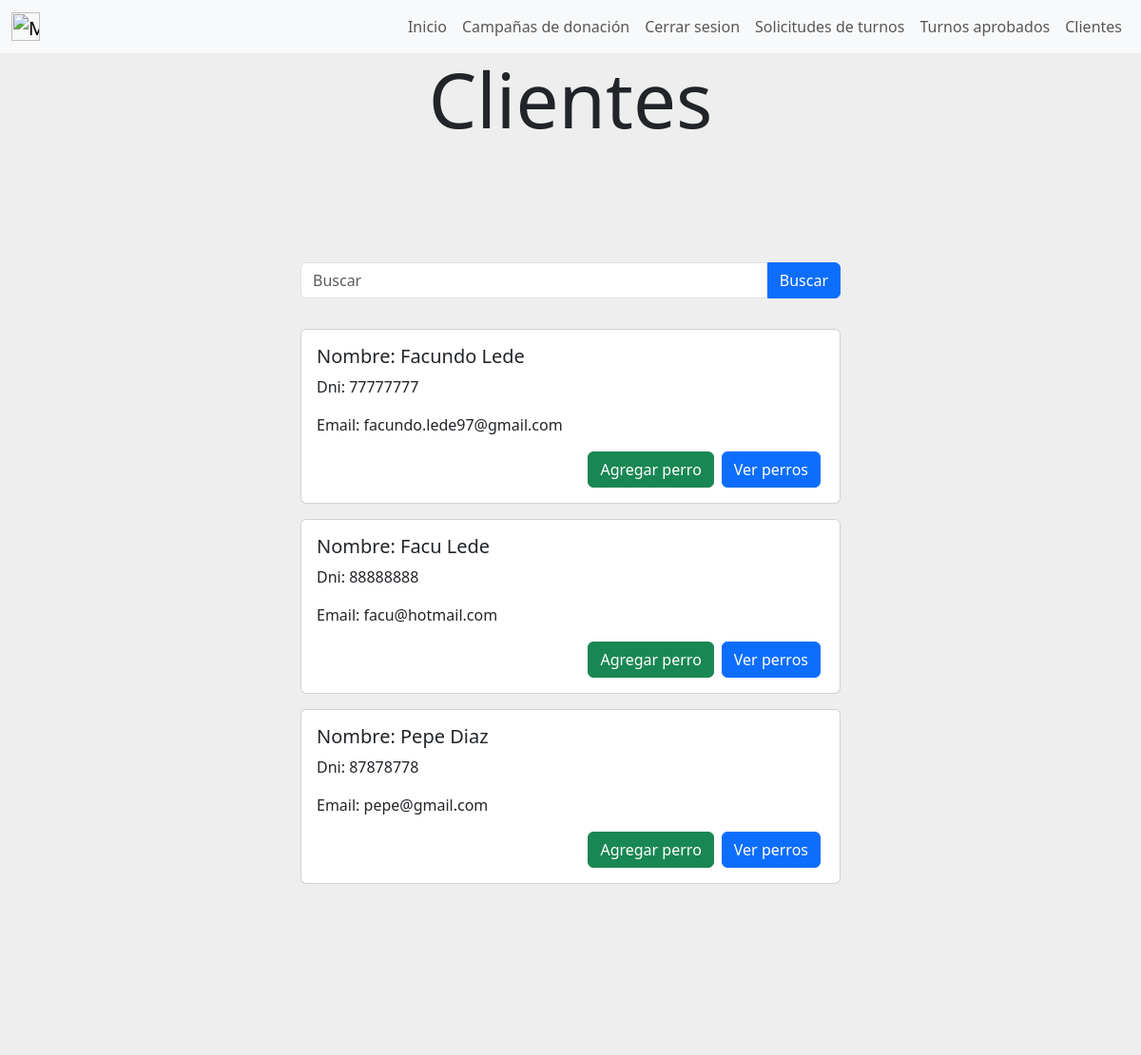
The app's page /clientes (signed in) with its own data.
### user/models.py (models this page shows)
class User(AbstractUser):
    dni = models.CharField(max_length=8, unique=True)
    email = models.EmailField(unique=True)

### gestion_de_clientes/views.py (the view)
# urls.py: path('clientes',views.clientes, name= "clientes"),
def clientes(request):
    search_query = request.GET.get("search")
    clientes = User.objects.filter(is_superuser=False)
    if request.method == "GET" and "search" in request.GET:
        if search_query:
            clientes = clientes.filter(dni__icontains=search_query)
    context = {
        "clientes": clientes,
        "search_query": search_query
    }
    return render(request, "gestion_de_clientes/clientes.html", context)

### gestion_de_clientes/templates/gestion_de_clientes/clientes.html (shortened to what this page needs)
{% extends "gestion_de_usuarios/base.html" %}
{% block content %}
{% if user.is_superuser %}
<div style="background-color:#eee;height: 20%;text-align: center;">
    <h1 class="display-1">Clientes</h1>
</div>
<div style="background-color:#eee;height: 5%;text-align: center;">
</div>
<div class="container-fluid" style="background-color: #eee; padding: 20px;">
    <div class="row justify-content-center">
        <div class="col-md-6">
            <form action="" method="GET" class="input-group">
                <input type="text" class="form-control" name="search" placeholder="Buscar" aria-label="Buscar" aria-describedby="search-button">
                <button class="btn btn-primary" type="submit" id="search-button">Buscar</button>
            </form>
        </div>
    </div>
    {% if clientes.count != 0 %}
        {% if search_query %}
            {% for cliente in clientes %}
            <div class="row justify-content-center mt-3">
                <div class="col-md-6">
                    <div class="card">
                        <div class="card-body">
                            <h5 class="card-title">Nombre: {{ cliente.first_name }} {{cliente.last_name}}</h5>
                            <p class="card-text">Dni: {{ cliente.dni }}</p>
                            <p class="card-text">Email: {{ cliente.email }}</p>
                            <div class="d-flex justify-content-end">
                                <a href = "{% url 'cargar_perro' cliente.id %}" class="btn btn-success mx-1">Agregar perro</a>
                                <a href = "{% url 'ver_perros_cliente' cliente.id %}" class="btn btn-primary mx-1">Ver perros</a>
                            </div>
                        </div>
                    </div>
                </div>
            </div>
            {% endfor %}
        {% else %}
            {% for cliente in clientes %}
                <div class="row justify-content-center mt-3">
                    <div class="col-md-6">
                        <div class="card">
                            <div class="card-body">
                                <h5 class="card-title">Nombre: {{ cliente.first_name }} {{cliente.last_name}}</h5>
                                <p class="card-text">Dni: {{ cliente.dni }}</p>
                                <p class="card-text">Email: {{ cliente.email }}</p>
                                <div class="d-flex justify-content-end">
                                    <a href = "{% url 'cargar_perro' cliente.id %}" class="btn btn-success mx-1">Agregar perro</a>
                                    <a href = "{% url 'ver_perros_cliente' cliente.id %}" class="btn btn-primary mx-1">Ver perros</a>
                                </div>
                            </div>
                        </div>
                    </div>
                </div>
            {% endfor %}
        {% endif %}
        </div>
        <div style="background-color:#eee;height: 20%;"></div>
        {% endif %}
{% endif %}
{% endblock %}

### records on screen
User: first_name "Facundo", last_name "Lede", dni "77777777", email "facundo.lede97@gmail.com"
User: first_name "Facu", last_name "Lede", dni "88888888", email "facu@hotmail.com"
User: first_name "Pepe", last_name "Diaz", dni "87878778", email "pepe@gmail.com"
